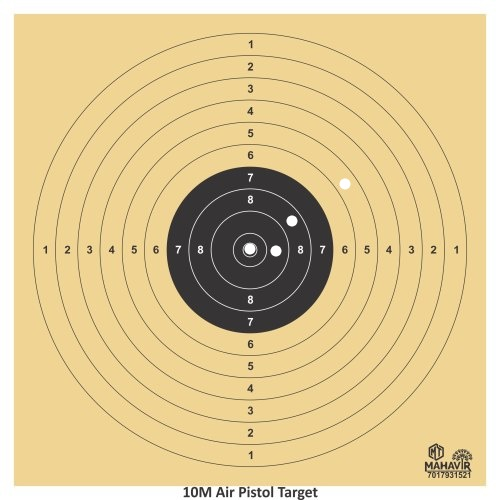
#> input picture board3.jpg, 500 x 500 px
$ python main2.py
#> lines starting #> are read from the running program, lines starting #| are printed output that depends on the picture
import numpy as np
import argparse
import cv2
import signal

from functools import wraps
import errno
import os
import copy


#image = cv2.imread("board.jpg")
image = cv2.imread("board3.jpg")
#> image is the input picture: shape (500, 500, 3); mean B, G, R 149.2, 200.2, 222
""" scale_percent = 25 # percent of original size
width = int(image.shape[1] * scale_percent / 100)
height = int(image.shape[0] * scale_percent / 100)
dim = (width, height)
# resize image
image = cv2.resize(image, dim, interpolation = cv2.INTER_AREA) """

orig_image = np.copy(image)
output = image.copy()
gray = cv2.cvtColor(image, cv2.COLOR_BGR2GRAY)
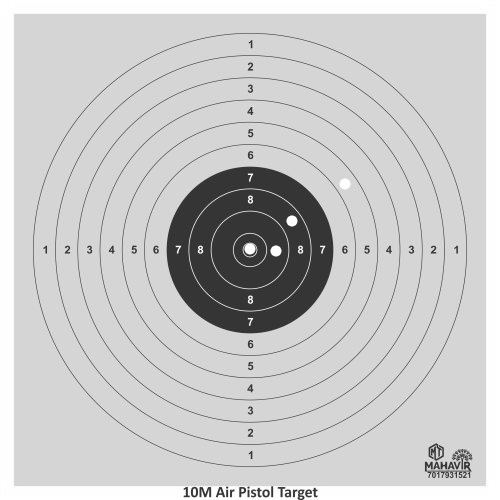
#> gray: shape (500, 500); min 31, max 255, mean 200.9

cv2.imshow("gray", gray)
cv2.waitKey(0)

circles = None

minimum_circle_size = 4      #this is the range of possible circle in pixels you want to find
maximum_circle_size = 6     #maximum possible circle size you're willing to find in pixels

guess_dp = 1.0

number_of_circles_expected = 4         #we expect to find just one circle
breakout = False

max_guess_accumulator_array_threshold = 100    #minimum of 1, no maximum, (max 300?) the quantity of votes
                                                #needed to qualify for a circle to be found.
circleLog = []

guess_accumulator_array_threshold = max_guess_accumulator_array_threshold

while guess_accumulator_array_threshold > 1 and breakout == False:
    #start out with smallest resolution possible, to find the most precise circle, then creep bigger if none found
    guess_dp = 1.0
    print("resetting guess_dp:" + str(guess_dp))
    while guess_dp < 9 and breakout == False:
        guess_radius = maximum_circle_size
        print("setting guess_radius: " + str(guess_radius))
        print(circles is None)
        while True:

            #HoughCircles algorithm isn't strong enough to stand on its own if you don't
            #know EXACTLY what radius the circle in the image is, (accurate to within 3 pixels)
            #If you don't know radius, you need lots of guess and check and lots of post-processing
            #verification.  Luckily HoughCircles is pretty quick so we can brute force.

            print("guessing radius: " + str(guess_radius) +
                    " and dp: " + str(guess_dp) + " vote threshold: " +
                    str(guess_accumulator_array_threshold))

            circles = cv2.HoughCircles(gray,
                cv2.HOUGH_GRADIENT,
                dp=guess_dp,               #resolution of accumulator array.
                minDist=5,                #number of pixels center of circles should be from each other, hardcode
                param1=50,
                param2=guess_accumulator_array_threshold,
                minRadius=(guess_radius-3),    #HoughCircles will look for circles at minimum this size
                maxRadius=(guess_radius+3)     #HoughCircles will look for circles at maximum this size
                )

            if circles is not None:
                if len(circles[0]) == number_of_circles_expected:
                    print("len of circles: " + str(len(circles)))
                    circleLog.append(copy.copy(circles))
                    print("k1")
                break
                circles = None
            guess_radius -= 5
            if guess_radius < 40:
                break

        guess_dp += 1.5

    guess_accumulator_array_threshold -= 2
#> after the loop, circleLog = 10 items; guess_accumulator_array_threshold = 0

#Return the circleLog with the highest accumulator threshold

# ensure at least some circles were found
for cir in circleLog:
    # convert the (x, y) coordinates and radius of the circles to integers
    output = np.copy(orig_image)

    if (len(cir) > 1):
        print("FAIL before")
        exit()

    print(cir[0, :])

    cir = np.round(cir[0, :]).astype("int")

    for (x, y, r) in cir:
        cv2.circle(output, (x, y), r, (0, 0, 255), 2)
        cv2.rectangle(output, (x - 5, y - 5), (x + 5, y + 5), (0, 128, 255), -1)

    cv2.imshow("output", np.hstack([orig_image, output]))
    cv2.waitKey(0)
#> this loop made 10 passes
#> cir on passes 1 to 10: [[463, 463, 5], [438, 455, 5], [251, 489, 5], [191, 489, 5]], [[434, 466, 7], [250, 250, 7], [462, 458, 7], [442, 462, 7]], [[434, 466, 7], [250, 250, 7], [462, 458, 7], [442, 462, 7]], [[461, 456, 8], [441, 464, 8], [461, 461, 8], [431, 464, 8]], [[276, 250, 6], [292, 220, 6], [344, 184, 6], [250, 250, 8]], [[276, 250, 6], [292, 220, 6], [344, 184, 6], [250, 250, 8]], [[276, 250, 6], [292, 220, 6], [344, 184, 6], [250, 250, 8]], [[276, 250, 6], [292, 220, 6], [344, 184, 6], [250, 250, 8]], [[276, 250, 6], [292, 220, 6], [344, 184, 6], [250, 250, 8]], [[276, 250, 6], [292, 220, 6], [344, 184, 6], [250, 250, 8]]
#> pass 1, `cv2.imshow("output", np.hstack([orig_image, output]))`:
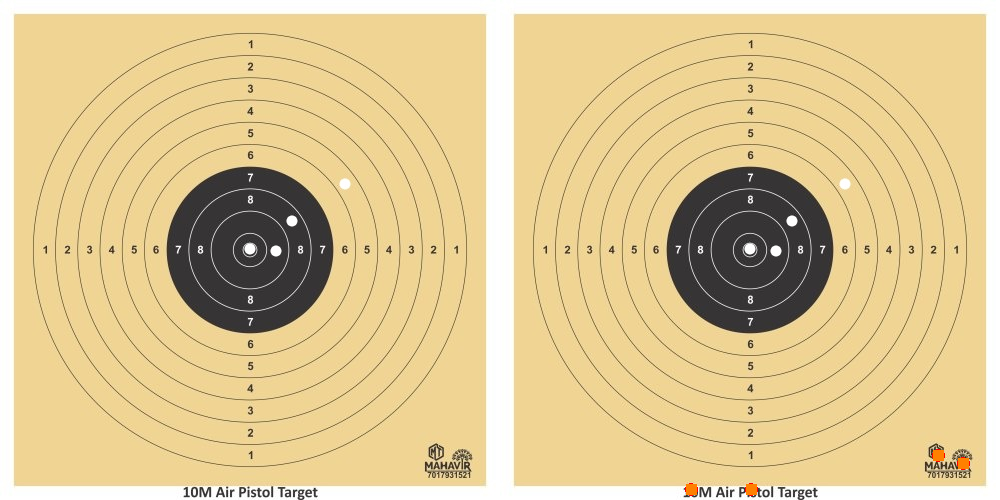
#> window 'output': shape (500, 1000, 3); mean B, G, R 149, 200.2, 222.1
#> pass 2, `cv2.imshow("output", np.hstack([orig_image, output]))`:
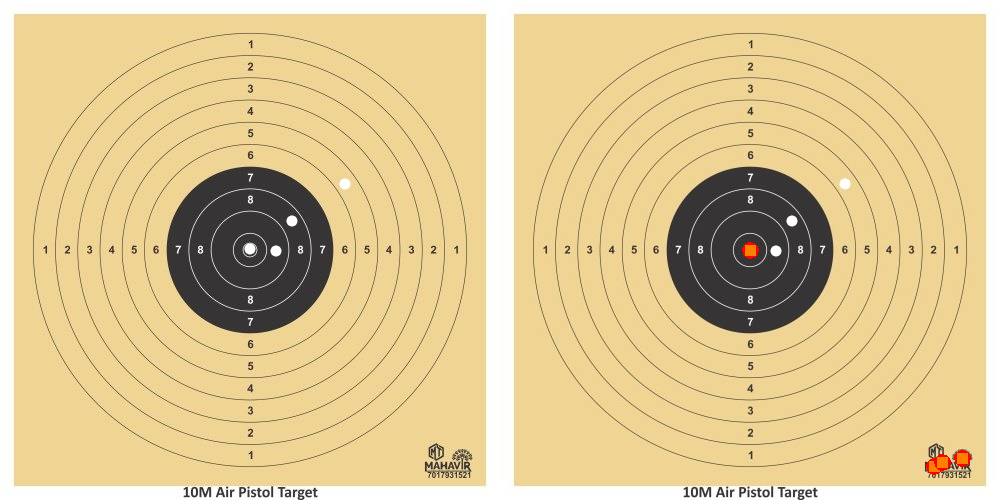
#> window 'output': shape (500, 1000, 3); mean B, G, R 149, 200.1, 222.2
